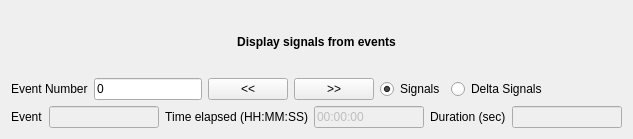
<?xml version="1.0" encoding="UTF-8"?>
<ui version="4.0">
 <class>IcaRestoreResultsView</class>
 <widget class="QWidget" name="IcaRestoreResultsView">
  <property name="geometry">
   <rect>
    <x>0</x>
    <y>0</y>
    <width>633</width>
    <height>139</height>
   </rect>
  </property>
  <property name="windowTitle">
   <string>Form</string>
  </property>
  <layout class="QGridLayout" name="gridLayout">
   <item row="0" column="0">
    <layout class="QVBoxLayout" name="verticalLayout">
     <item>
      <layout class="QHBoxLayout" name="horizontalLayout_2">
       <item>
        <widget class="QLabel" name="label_2">
         <property name="font">
          <font>
           <weight>75</weight>
           <bold>true</bold>
          </font>
         </property>
         <property name="text">
          <string>Display signals from events</string>
         </property>
         <property name="alignment">
          <set>Qt::AlignCenter</set>
         </property>
        </widget>
       </item>
      </layout>
     </item>
     <item>
      <layout class="QHBoxLayout" name="horizontalLayout">
       <item>
        <widget class="QLabel" name="label_4">
         <property name="text">
          <string>Event Number</string>
         </property>
        </widget>
       </item>
       <item>
        <widget class="QLineEdit" name="event_index_lineEdit">
         <property name="text">
          <string>0</string>
         </property>
        </widget>
       </item>
       <item>
        <widget class="QPushButton" name="prev_but">
         <property name="enabled">
          <bool>true</bool>
         </property>
         <property name="toolTip">
          <string>Display the previous window (window length will be added to the time elapsed).</string>
         </property>
         <property name="text">
          <string>&lt;&lt;</string>
         </property>
        </widget>
       </item>
       <item>
        <widget class="QPushButton" name="next_but">
         <property name="enabled">
          <bool>true</bool>
         </property>
         <property name="toolTip">
          <string>Display the next window (window length will be added to the time elapsed).</string>
         </property>
         <property name="text">
          <string>&gt;&gt;</string>
         </property>
        </widget>
       </item>
       <item>
        <widget class="QRadioButton" name="signals_radioButton">
         <property name="text">
          <string>Signals</string>
         </property>
         <property name="checked">
          <bool>true</bool>
         </property>
        </widget>
       </item>
       <item>
        <widget class="QRadioButton" name="delta_signals_radioButton">
         <property name="text">
          <string>Delta Signals</string>
         </property>
        </widget>
       </item>
       <item>
        <spacer name="horizontalSpacer">
         <property name="orientation">
          <enum>Qt::Horizontal</enum>
         </property>
         <property name="sizeHint" stdset="0">
          <size>
           <width>40</width>
           <height>20</height>
          </size>
         </property>
        </spacer>
       </item>
      </layout>
     </item>
     <item>
      <layout class="QVBoxLayout" name="verticalLayout_2">
       <item>
        <layout class="QHBoxLayout" name="horizontalLayout_3">
         <item>
          <widget class="QLabel" name="label">
           <property name="text">
            <string>Event</string>
           </property>
          </widget>
         </item>
         <item>
          <widget class="QLineEdit" name="event_lineEdit">
           <property name="enabled">
            <bool>false</bool>
           </property>
          </widget>
         </item>
         <item>
          <widget class="QLabel" name="time_label">
           <property name="layoutDirection">
            <enum>Qt::LeftToRight</enum>
           </property>
           <property name="text">
            <string>Time elapsed (HH:MM:SS)</string>
           </property>
           <property name="alignment">
            <set>Qt::AlignRight|Qt::AlignTrailing|Qt::AlignVCenter</set>
           </property>
          </widget>
         </item>
         <item>
          <widget class="QLineEditLive" name="time_lineedit">
           <property name="enabled">
            <bool>false</bool>
           </property>
           <property name="toolTip">
            <string>Time elapsed since the beginning of the recording (ex. 01:10:5.5)
Press enter to display the detection window.</string>
           </property>
           <property name="text">
            <string notr="true">00:00:00</string>
           </property>
          </widget>
         </item>
         <item>
          <widget class="QLabel" name="duration_label">
           <property name="text">
            <string>Duration (sec)</string>
           </property>
          </widget>
         </item>
         <item>
          <widget class="QLineEdit" name="duration_lineEdit">
           <property name="enabled">
            <bool>false</bool>
           </property>
          </widget>
         </item>
        </layout>
       </item>
      </layout>
     </item>
     <item>
      <layout class="QVBoxLayout" name="result_layout"/>
     </item>
    </layout>
   </item>
  </layout>
 </widget>
 <customwidgets>
  <customwidget>
   <class>QLineEditLive</class>
   <extends>QLineEdit</extends>
   <header>widgets.QLineEditLive</header>
  </customwidget>
 </customwidgets>
 <resources/>
 <connections>
  <connection>
   <sender>next_but</sender>
   <signal>clicked()</signal>
   <receiver>IcaRestoreResultsView</receiver>
   <slot>on_next_button()</slot>
   <hints>
    <hint type="sourcelabel">
     <x>379</x>
     <y>64</y>
    </hint>
    <hint type="destinationlabel">
     <x>269</x>
     <y>138</y>
    </hint>
   </hints>
  </connection>
  <connection>
   <sender>prev_but</sender>
   <signal>clicked()</signal>
   <receiver>IcaRestoreResultsView</receiver>
   <slot>on_prev_button()</slot>
   <hints>
    <hint type="sourcelabel">
     <x>298</x>
     <y>64</y>
    </hint>
    <hint type="destinationlabel">
     <x>269</x>
     <y>138</y>
    </hint>
   </hints>
  </connection>
  <connection>
   <sender>event_index_lineEdit</sender>
   <signal>editingFinished()</signal>
   <receiver>IcaRestoreResultsView</receiver>
   <slot>on_event_index_changed()</slot>
   <hints>
    <hint type="sourcelabel">
     <x>183</x>
     <y>56</y>
    </hint>
    <hint type="destinationlabel">
     <x>168</x>
     <y>74</y>
    </hint>
   </hints>
  </connection>
  <connection>
   <sender>signals_radioButton</sender>
   <signal>clicked()</signal>
   <receiver>IcaRestoreResultsView</receiver>
   <slot>on_event_index_changed()</slot>
   <hints>
    <hint type="sourcelabel">
     <x>418</x>
     <y>49</y>
    </hint>
    <hint type="destinationlabel">
     <x>434</x>
     <y>4</y>
    </hint>
   </hints>
  </connection>
  <connection>
   <sender>delta_signals_radioButton</sender>
   <signal>clicked()</signal>
   <receiver>IcaRestoreResultsView</receiver>
   <slot>on_event_index_changed()</slot>
   <hints>
    <hint type="sourcelabel">
     <x>491</x>
     <y>55</y>
    </hint>
    <hint type="destinationlabel">
     <x>581</x>
     <y>7</y>
    </hint>
   </hints>
  </connection>
 </connections>
 <slots>
  <slot>on_choose_button()</slot>
  <slot>on_show_button()</slot>
  <slot>on_next_button()</slot>
  <slot>on_prev_button()</slot>
  <slot>on_event_index_changed()</slot>
 </slots>
</ui>
